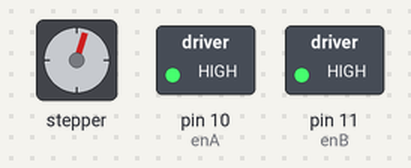
The sketch below on a simulated Arduino Uno, built with avr-gcc and run on an emulated ATmega328P. Parts: stepper motor, switched loads named in the sketch (green lamp = pin HIGH). Stepper angles assume 20 steps per turn.

Above: at 0.05 s.
At 2.5 s:
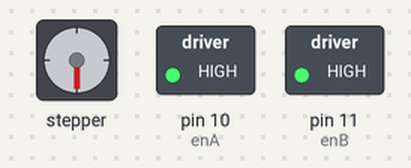
At 4.95 s:
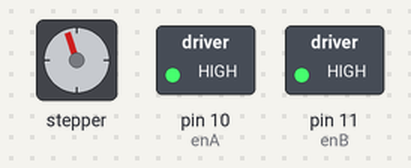
At 11.9 s:
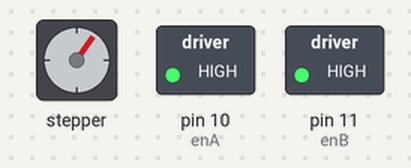
Timing chart, 0 to 18.2 s (numbered marks = the images above):
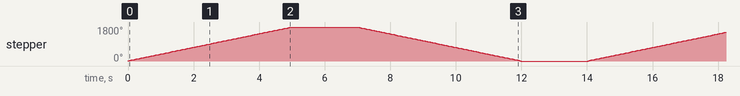

Measured:
- by itself, stepper: turns 1800° clockwise in 5.0 s, then 1800° counter-clockwise in 5.0 s, repeating every 14.0 s

The sketch:

Motor.ino
```cpp
#include <Stepper.h>
 
int enA  = 10;  // Enable pin 1 on Motor Control Shield  
int enB  = 11;  // Enable pin 2 on Motor Control Shield  
int dirA = 12;  // Direction pin dirA on Motor Control Shield
int dirB = 13;  // Direction pin dirB on Motor Control Shield
 
 
const int stepsPerRevolution = 20;  // Change this to fit the number of steps per revolution
                                     // for your motor
 
// Initialize the stepper library on pins 12 and 13:
Stepper myStepper(stepsPerRevolution, dirA, dirB);            
 
 
void setup() {
  // set the speed at 60 rpm:
  myStepper.setSpeed(60);
 
  // Enable power to the motor
  pinMode(enA, OUTPUT);
  digitalWrite (enA, HIGH);
 
  pinMode(enB, OUTPUT);
  digitalWrite (enB, HIGH);  
}
 
void loop() {
  // Step five revolutions into one direction:
  myStepper.step(stepsPerRevolution*5);
  delay(2000);
 
  // Step five revolutions in the other direction:
  myStepper.step(-stepsPerRevolution*5);
delay(2000); 
}
```
